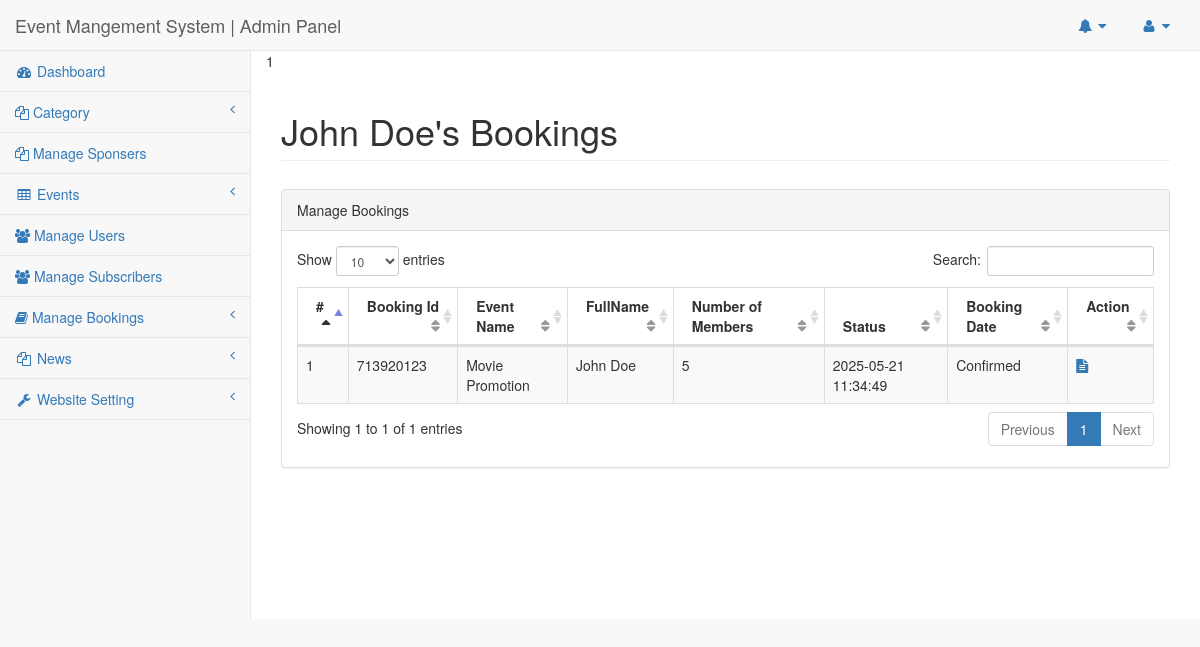
The app's page /admin/user-bookings.php?uid=1&&uname=John Doe (signed in) with its own data.
### tables this page shows
CREATE TABLE `tblbookings` (
  `id` int(11) NOT NULL,
  `BookingId` bigint(12) DEFAULT NULL,
  `UserId` int(11) DEFAULT NULL,
  `EventId` int(11) DEFAULT NULL,
  `NumberOfMembers` int(11) DEFAULT NULL,
  `UserRemark` mediumtext DEFAULT NULL,
  `AdminRemark` mediumtext DEFAULT NULL,
  `UserCancelRemark` mediumtext DEFAULT NULL,
  `BookingDate` timestamp NULL DEFAULT current_timestamp(),
  `BookingStatus` varchar(100) DEFAULT NULL,
  `LastUpdationDate` timestamp NULL DEFAULT NULL ON UPDATE current_timestamp()
);

CREATE TABLE `tblevents` (
  `id` int(11) NOT NULL,
  `CategoryId` char(10) DEFAULT NULL,
  `SponserId` char(10) DEFAULT NULL,
  `EventName` varchar(255) DEFAULT NULL,
  `EventDescription` mediumtext DEFAULT NULL,
  `EventStartDate` date DEFAULT NULL,
  `EventEndDate` date DEFAULT NULL,
  `EventLocation` varchar(255) DEFAULT NULL,
  `EventImage` varchar(255) DEFAULT NULL,
  `PostingDate` timestamp NULL DEFAULT current_timestamp(),
  `LastUpdationDate` timestamp NULL DEFAULT NULL ON UPDATE current_timestamp(),
  `IsActive` int(1) DEFAULT NULL
);

CREATE TABLE `tblusers` (
  `Userid` int(11) NOT NULL,
  `FullName` varchar(255) DEFAULT NULL,
  `UserName` varchar(200) DEFAULT NULL,
  `Emailid` varchar(255) DEFAULT NULL,
  `PhoneNumber` bigint(12) DEFAULT NULL,
  `UserGender` varchar(100) DEFAULT NULL,
  `UserPassword` varchar(255) DEFAULT NULL,
  `RegDate` timestamp NULL DEFAULT current_timestamp(),
  `LastUpdationDate` timestamp NULL DEFAULT NULL ON UPDATE current_timestamp(),
  `IsActive` int(1) DEFAULT NULL
);

### admin/user-bookings.php (the view, shortened to what this page needs)
<?php
include('includes/config.php');
if(strlen($_SESSION['adminsession'])==0)
{
header('location:logout.php');
}
else{
?>
<!DOCTYPE html>
<html lang="en">
<head>
    <link href="../vendor/bootstrap/css/bootstrap.min.css" rel="stylesheet">
    <link href="../vendor/metisMenu/metisMenu.min.css" rel="stylesheet">
    <link href="../dist/css/sb-admin-2.css" rel="stylesheet">
    <link href="../vendor/font-awesome/css/font-awesome.min.css" rel="stylesheet" type="text/css">
    <link href="../vendor/datatables-plugins/dataTables.bootstrap.css" rel="stylesheet">
    <link href="../vendor/datatables-responsive/dataTables.responsive.css" rel="stylesheet">
</head>
<body>
<div id="wrapper">
<nav class="navbar navbar-default navbar-static-top" role="navigation" style="margin-bottom: 0">
<?php include_once('includes/header.php');?>
<?php include_once('includes/leftbar.php');?>
</nav>
        <div id="page-wrapper">
            <div class="row">
                <?php echo $uid=intval($_GET['uid']);
$uname=$_GET['uname'];
?>
                <div class="col-lg-12">
                           <h1 class="page-header"><?php echo $uname;?>'s Bookings</h1>
                </div>
            </div>
            <div class="row" style="margin-top:1%">
                <div class="col-lg-12">
                    <div class="panel panel-default">
                        <div class="panel-heading">
                           Manage  Bookings
                        </div>
                        <div class="panel-body">
                            <div class="row">
                                <div class="col-lg-12">
                            <table width="100%" class="table table-striped table-bordered table-hover" id="dataTables-example">
                                <thead>
                                    <tr>
                                        <th>#</th>
                                        <th>Booking Id</th>
                                        <th>Event Name</th>
                                        <th>FullName</th>
                                        <th>Number of Members</th>
                                        <th>Status</th>
                                        <th>Booking Date</th>
                                    <th>Action</th>
                                    </tr>
                                </thead>
                                <tbody>
<?php
$sql = "SELECT tblbookings.id as bid,tblbookings.BookingId,tblevents.EventName,tblusers.FullName,tblbookings.NumberOfMembers,tblbookings.BookingStatus,tblbookings.BookingDate from tblbookings left  join tblusers on tblusers.Userid=tblbookings.UserId left join tblevents on tblevents.id=tblbookings.EventId where tblbookings.UserId='$uid'";
$query = $dbh -> prepare($sql);
$query->execute();
$results=$query->fetchAll(PDO::FETCH_OBJ);
$cnt=1;
if($query->rowCount() > 0)
{
foreach($results as $row)
{
    ?>
<tr >
<td><?php echo htmlentities($cnt);?></td>
<td><?php echo htmlentities($row->BookingId);?></td>
<td><?php echo htmlentities($row->EventName);?></td>
<td><?php echo htmlentities($row->FullName);?></td>
<td><?php echo htmlentities($row->NumberOfMembers);?></td>
<td><?php echo htmlentities($row->BookingDate);?></td>
<td><?php $status=$row->BookingStatus;
if($status==""){
echo htmlentities("Not Confirmed yet");
} else {
echo htmlentities("$status");
}
?></td>
<td>
<a href="booking-details.php?bkid=<?php echo htmlentities($row->bid);?>">
<i class="fa fa-file-text"></i>
</a>
                            </a></td>
</tr>
        <?php $cnt++;
    }} else {?>
       <tr>
        <th colspan="8" style="color:red; text-align:center;">No Booking Yet</th>
    </tr>
    <?php } ?>
                                </tbody>
                            </table>
                                </div>
                            </div>
                        </div>
                    </div>
                </div>
            </div>
        </div>
    </div>
</body>
</html>
<?php } ?>

### records on screen
tblbookings: BookingId "713920123", EventId.EventName "Movie Promotion", UserId.FullName "John Doe", NumberOfMembers "5", BookingDate "2025-05-21 11:34:49", BookingStatus "Confirmed"

### other values on screen
$uid=intval($_GET['uid']) "1"
$uname "John Doe"
